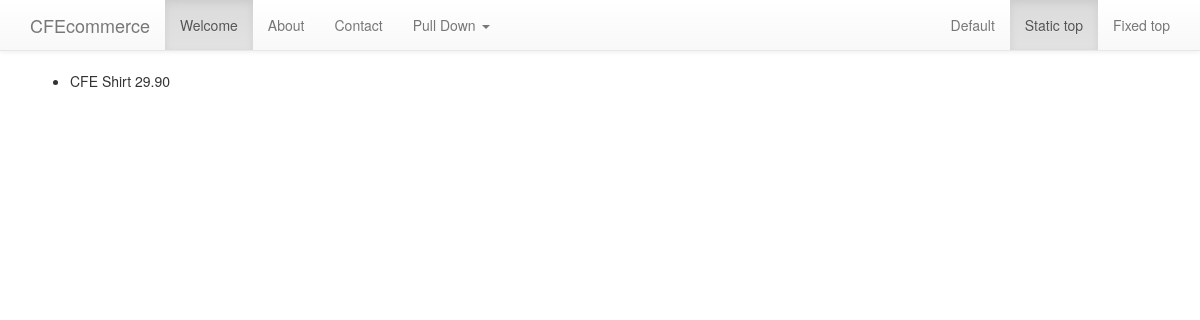
/blog/products/, run on an earlier commit of the app's database.
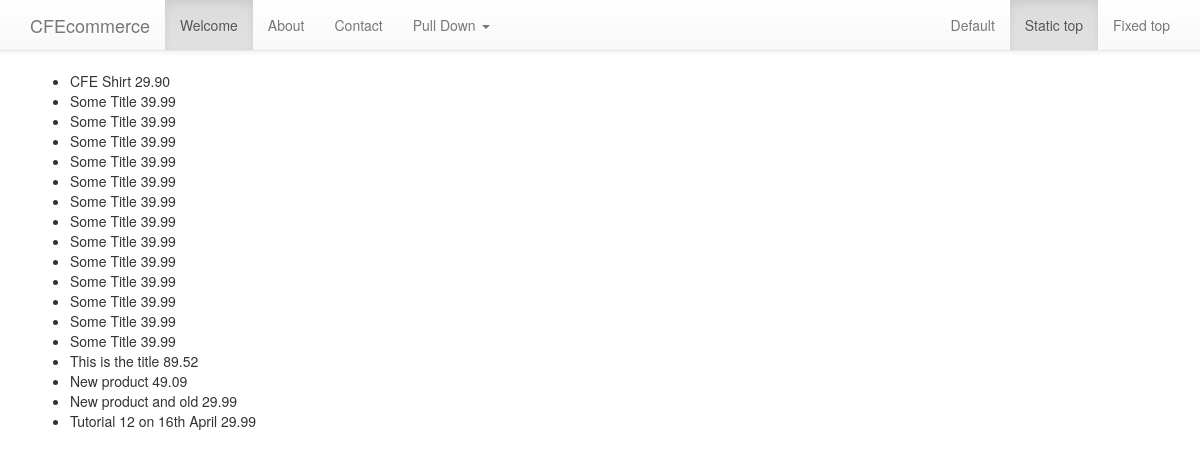
And on a later commit of the database.
### products/models.py (models this page shows, shortened)
class Product(models.Model):
    title = models.CharField(max_length = 120)
    description = models.TextField(null=True, blank=True)
    price = models.DecimalField(decimal_places=2, max_digits=100, default=29.99)
    sale_price = models.DecimalField(decimal_places=2, max_digits=100, null=True,
             blank=True)
    slug = models.SlugField()
    timestamp = models.DateTimeField(auto_now_add=True, auto_now=False)
    updated = models.DateTimeField(auto_now_add=False, auto_now=True)
    active = models.BooleanField(default=True)
    def __str__(self):
        return self.title

### products/views.py (the view)
def all(request):
    context = {"products": Product.objects.all()}
    return render(request, 'products/all.html', context )

### templates/products/all.html
{% extends 'base.html' %}
{% block content %}
<ul>
    {%  for product in products %}
    <li>{{product}} {{ product.price}}</li>
    {% endfor %}
</ul>
{%  endblock %}

### templates/base.html (shortened to what this page needs)
<!DOCTYPE html>
<html lang="en">
<head>
    <link rel="stylesheet" href="https://maxcdn.bootstrapcdn.com/bootstrap/3.3.7/css/bootstrap.min.css"
>
    <link rel="stylesheet" href="https://maxcdn.bootstrapcdn.com/bootstrap/3.3.7/css/bootstrap-theme.min.css"
>
    <link href="https://getbootstrap.com/docs/3.3/assets/css/ie10-viewport-bug-workaround.css" rel="stylesheet">
    <link href="https://getbootstrap.com/docs/3.3/examples/navbar-static-top/navbar-static-top.css" rel="stylesheet">
</head>
<body>
    {% include 'navbar.html' %}
    <div class="container">
        {% block content %}
        {% endblock %}
    </div>
</body>
</html>

### templates/navbar.html (shortened to what this page needs)
<nav class="navbar navbar-default navbar-static-top">
    <div class="container">
        <div class="navbar-header">
            <a class="navbar-brand" href="#">CFEcommerce</a>
        </div>
        <div id="navbar" class="navbar-collapse collapse">
            <ul class="nav navbar-nav">
                <li class="active"><a href="#">Welcome</a></li>
                <li><a href="#about">About</a></li>
                <li><a href="#contact">Contact</a></li>
                <li class="dropdown">
                    <a href="#" class="dropdown-toggle" data-toggle="dropdown" role="button" aria-haspopup="true"
                        aria-expanded="false">Pull Down <span class="caret"></span></a>
                </li>
            </ul>
            <ul class="nav navbar-nav navbar-right">
                <li><a href="../navbar/">Default</a></li>
                <li class="active"><a href="./">Static top <span class="sr-only">(current)</span></a></li>
                <li><a href="../navbar-fixed-top/">Fixed top</a></li>
            </ul>
        </div>
    </div>
</nav>

What changed in the data, as far as the page shows it:
added Product: title "Some Title", price "39.99"
added Product: title "Some Title", price "39.99"
added Product: title "Some Title", price "39.99"
added Product: title "Some Title", price "39.99"
added Product: title "Some Title", price "39.99"
added Product: title "Some Title", price "39.99"
added Product: title "Some Title", price "39.99"
added Product: title "Some Title", price "39.99"
added Product: title "Some Title", price "39.99"
added Product: title "Some Title", price "39.99"
added Product: title "Some Title", price "39.99"
added Product: title "Some Title", price "39.99"
added Product: title "Some Title", price "39.99"
added Product: title "This is the title", price "89.52"
added Product: title "New product", price "49.09"
added Product: title "New product and old", price "29.99"
added Product: title "Tutorial 12 on 16th April", price "29.99"
